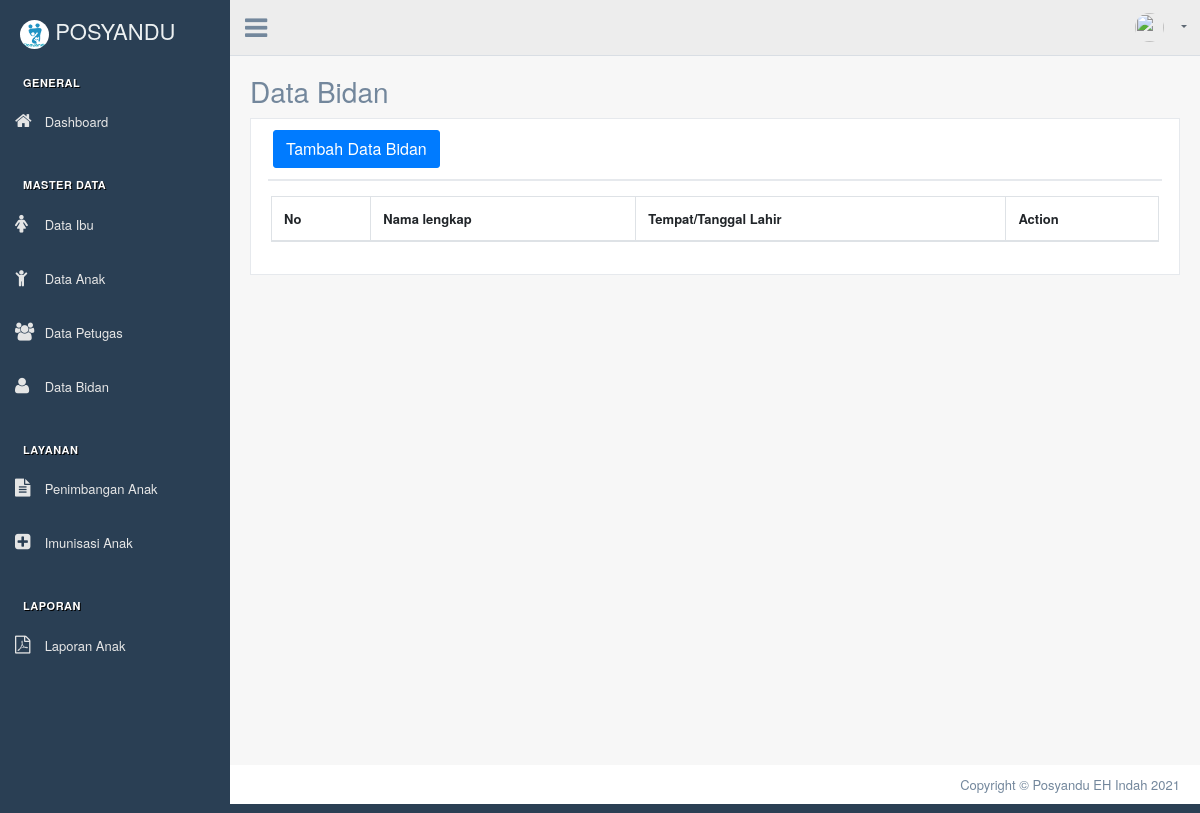
The page /index.php/bidan on the database as committed earlier.
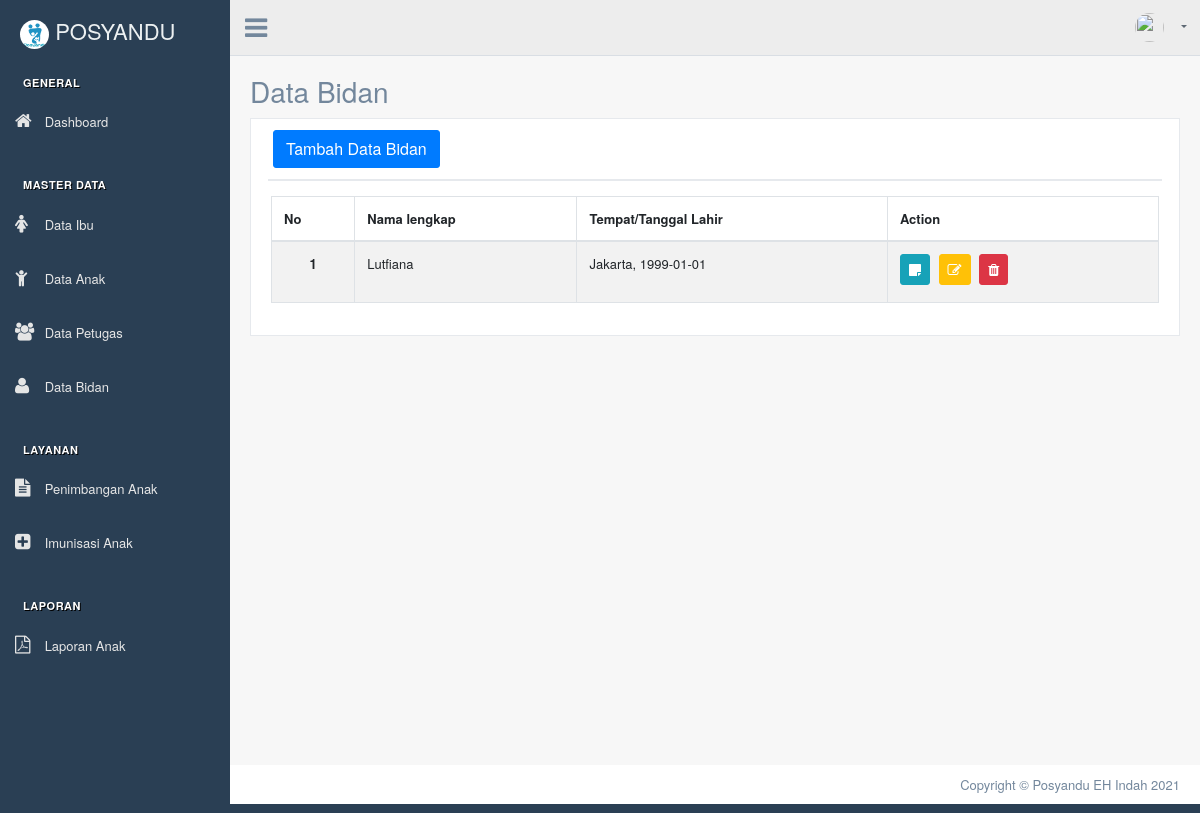
The same page on the database as committed later.
### tables this page shows
CREATE TABLE `bidan` (
  `id_bidan` int(11) NOT NULL,
  `nama_bidan` varchar(50) NOT NULL,
  `tempat_lahir` varchar(30) NOT NULL,
  `tanggal_lahir` date NOT NULL,
  `no_hp` varchar(13) NOT NULL,
  `pendidikan_terakhir` varchar(30) NOT NULL,
  `user_id` int(11) NOT NULL
);

### application/controllers/Bidan.php (called while the page is built, shortened)
<?php
class Bidan extends CI_Controller
{
    public function __construct()
    {
        $this->load->model('Bidan_model');
    }
    public function index()
    {
        $data['title'] = 'Data Bidan | Posyandu EH Indah';
        $data['user'] = $this->db->get_where('user', ['username' => $this->session->userdata('username')])->row_array();
        $data['bidan'] = $this->Bidan_model->getDataBidan();
        $this->load->view('templates/header-datatables', $data);
        $this->load->view('templates/sidebar');
        $this->load->view('templates/topbar', $data);
        $this->load->view('bidan/index', $data);
        $this->load->view('templates/footer-datatables');
    }
}

### index.php (called while the page is built, shortened)
<?php
require_once BASEPATH.'core/CodeIgniter.php';

### application/models/Bidan_model.php (called while the page is built, shortened)
<?php
class Bidan_model extends CI_Model
{
    public function getDataBidan()
    {
        $query = "SELECT * from bidan";
        return $this->db->query($query)->result_array();
    }
}

### application/views/bidan/index.php (the view, shortened to what this page needs)
<div class="right_col" role="main">
    <div class="page-title">
        <div class="title_left">
            <h3>Data Bidan</h3>
        </div>
    </div>
    <div class="clearfix"></div>
    <div class="row">
        <div class="col-md-12 col-sm-12 ">
            <div class="x_panel">
                <div class="x_title">
                    <button type="button" class="btn btn-primary">Tambah Data Bidan</button>
                </div>
                <div class="x_content">
                    <div class="row">
                        <div class="col-sm-12">
                            <div class="card-box table-responsive">
                                <table id="datatable" class="table table-striped table-bordered" style="width:100%">
                                    <thead>
                                        <tr>
                                            <th>No</th>
                                            <th>Nama lengkap</th>
                                            <th>Tempat/Tanggal Lahir</th>
                                            <th>Action</th>
                                        </tr>
                                    </thead>
                                    <tbody>
                                        <?php $i = 1; ?>
                                        <?php foreach ($bidan as $d) : ?>
                                            <tr>
                                                <th scope="row">
                                                    <center><?= $i; ?></center>
                                                </th>
                                                <td><?= $d['nama_bidan']; ?></td>
                                                <td><?= $d['tempat_lahir'] . ', ' . $d['tanggal_lahir']; ?></td>
                                                <td>
                                                    <a data-toggle="modal" data-target="#newViewBidanModal<?= $d['id_bidan']; ?>" href="<?= base_url(); ?>bidan/viewData/<?= $d['id_bidan']; ?>" class="btn btn-info btn-circle btn-sm">
                                                        <i class="fa fa-sticky-note"></i>
                                                    </a>
                                                    <a data-toggle="modal" data-target="#newEditBidanModal<?= $d['id_bidan']; ?>" href="<?= base_url(); ?>bidan/editData/<?= $d['id_bidan']; ?>" class="btn btn-warning btn-circle btn-sm">
                                                        <i class="fa fa-edit"></i>
                                                    </a>
                                                    <a href="<?= base_url(''); ?>bidan/deleteData/<?= $d['id_bidan']; ?>" class="btn btn-danger btn-circle btn-sm tbl-hapus">
                                                        <i class="fa fa-trash"></i>
                                                    </a>
                                                </td>
                                            </tr>
                                            <?php $i++; ?>
                                        <?php endforeach; ?>
                                    </tbody>
                                </table>
                            </div>
                        </div>
                    </div>
                </div>
            </div>
        </div>
    </div>
</div>

Rows that differ between the two databases and show on the page:
added bidan: nama_bidan "Lutfiana", tempat_lahir "Jakarta", tanggal_lahir "1999-01-01"
